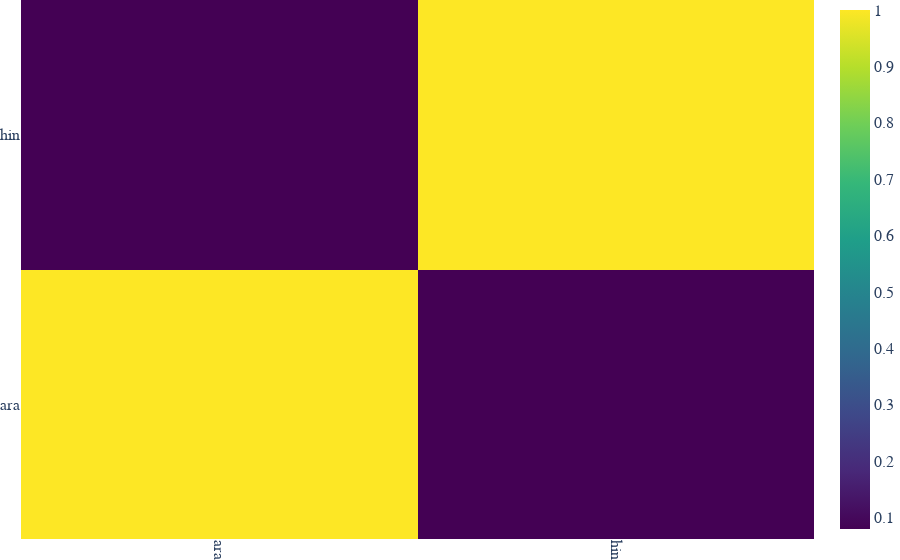

The cell this chart's notebook holds for it:
### Code cell
# Compute p values
num_permutations = 1000000
p_vals_cache_file = f"{embedding}_{top_k}_{num_permutations}_pvals.pkl"
if not os.path.exists(p_vals_cache_file):
    # Compute p-values for different similarities
    if embedding in ["bert-base-multilingual-cased", "xlm-roberta-base"]:
        dimensionality = 768
    elif embedding == "xlm-roberta-large":
        dimensionality = 1024
    elif 'bloom' in embedding:
        dimensionality = 1024
    else:
        raise Exception("Embedding does not exist")
        dimensionality = 300

    reference_order = random.sample(list(range(dimensionality)), dimensionality)
    print(reference_order)
    reference_top_k = reference_order[:top_k]
    similarities = []

    for i in tqdm(range(num_permutations)):
        permuted_top_k = random.sample(reference_order, top_k)
        similarities.append(compute_overlap_coefficient(set(reference_top_k), set(permuted_top_k)))
        pvals = {}

    for i in range(top_k + 1):
        observed_hypothesis = i / top_k  # What is overlap score greater than or equal to?
        permutations_match = [s for s in similarities if s >= observed_hypothesis]
        pval = len(permutations_match) / num_permutations
        print(f"P-value when sim >= {observed_hypothesis} (overlap >= {i} dims): {pval:.5f}")
        pvals[i] = pval

    with open(p_vals_cache_file, "wb") as h:
        pickle.dump(pvals, h)
else:
    with open(p_vals_cache_file, "rb") as h:
        pvals = pickle.load(h)

print(repr(pvals))

# Render heatmap -- for an attribute
if attribute:
    labels, (similarity_matrix, extra_data) = compute_similarity_for_attribute(
        attribute, results_raw, top_k)

    x_labels = labels
    y_labels = labels
elif language:
    labels, (similarity_matrix, extra_data) = compute_similarity_for_language(language, results_raw, top_k)

    x_labels = labels
    y_labels = labels

p_values_matrix = compute_pvalues(extra_data["overlap_num"], pvals)
annotation_matrix = build_statistical_significance_matrix(
    p_values_matrix, alpha=0.05, method="holm-bonferroni", symmetry=True)

fig = go.Figure(data=go.Heatmap(
    z=similarity_matrix,
    colorscale="viridis",
    x=x_labels,
    y=y_labels,
    hovertemplate='X: %{x}<br>Y: %{y}<br>Z: %{z}<br>Intersection: %{customdata}',
    customdata=extra_data["overlap"],
))

# Add statistical significance annotations as appropriate
annotations = build_annotations_list(annotation_matrix)
fig.update_layout(
    margin=dict(l=0, r=0, t=0, b=0),
    annotations=annotations,
    font=dict(
        family="serif",
        size=16
    ),
    xaxis = go.layout.XAxis(
        tickangle = 90)
)

if random_baseline:
    embedding += "-random"

if attribute:
    IMG_BASE_DIR = "experiments/heatmaps"
    Path(f"{IMG_BASE_DIR}/attributes/interactive/").mkdir(parents=True, exist_ok=True)
    fig.write_html(f"{IMG_BASE_DIR}/attributes/interactive/{embedding}_{attribute}.html")
    Path(f"{IMG_BASE_DIR}/attributes/images/").mkdir(parents=True, exist_ok=True)
    fig.write_image(f"{IMG_BASE_DIR}/attributes/images/{embedding}_{attribute}.pdf")
elif language:
    IMG_BASE_DIR = "experiments/heatmaps"
    Path(f"{IMG_BASE_DIR}/languages/interactive/").mkdir(parents=True, exist_ok=True)
    fig.write_html(f"{IMG_BASE_DIR}/languages/interactive/{embedding}_{language}.html")
    Path(f"{IMG_BASE_DIR}/languages/images/").mkdir(parents=True, exist_ok=True)
    fig.write_image(f"{IMG_BASE_DIR}/languages/images/{embedding}_{language}.pdf")

if show_plot:
    fig.show()

### Figure 1 — Plotly figure (JSON) as saved in the notebook; plotly's stock layout.template omitted (floating-point values rounded to 4 significant figures)
{"data": [{"colorscale": [[0, "#440154"], [0.1111, "#482878"], [0.2222, "#3e4989"], [0.3333, "#31688e"], [0.4444, "#26828e"], [0.5556, "#1f9e89"], [0.6667, "#35b779"], [0.7778, "#6ece58"], [0.8889, "#b5de2b"], [1, "#fde725"]], "customdata": [[[3, 29, 40, 65, 149, 167, 200, 211, 215, 280, 285, 292, 307, 321, 363, 383, 389, 405, 421, 428, 452, 457, 471, 481, 484, 494, 508, 553, 557, 597, 604, 646, 692, 722, 727, 743, 764, 783, 795, 798, 865, 868, 885, 923, 949, 958, 960, 968, 993, 1023], [321, 553, 692, 958]], [[321, 553, 692, 958], [19, 47, 50, 52, 62, 122, 132, 139, 155, 161, 288, 289, 299, 321, 359, 369, 411, 443, 444, 450, 458, 472, 498, 501, 505, 550, 553, 562, 576, 581, 594, 612, 624, 667, 678, 680, 692, 718, 724, 776, 844, 853, 855, 904, 914, 918, 958, 986, 1005, 1007]]], "hovertemplate": "X: %{x}<br>Y: %{y}<br>Z: %{z}<br>Intersection: %{customdata}", "type": "heatmap", "x": ["ara", "hin"], "y": ["ara", "hin"], "z": [[1, 0.08], [0.08, 1]]}], "layout": {"font": {"family": "serif", "size": 16}, "margin": {"b": 0, "l": 0, "r": 0, "t": 0}, "xaxis": {"tickangle": 90}}}
